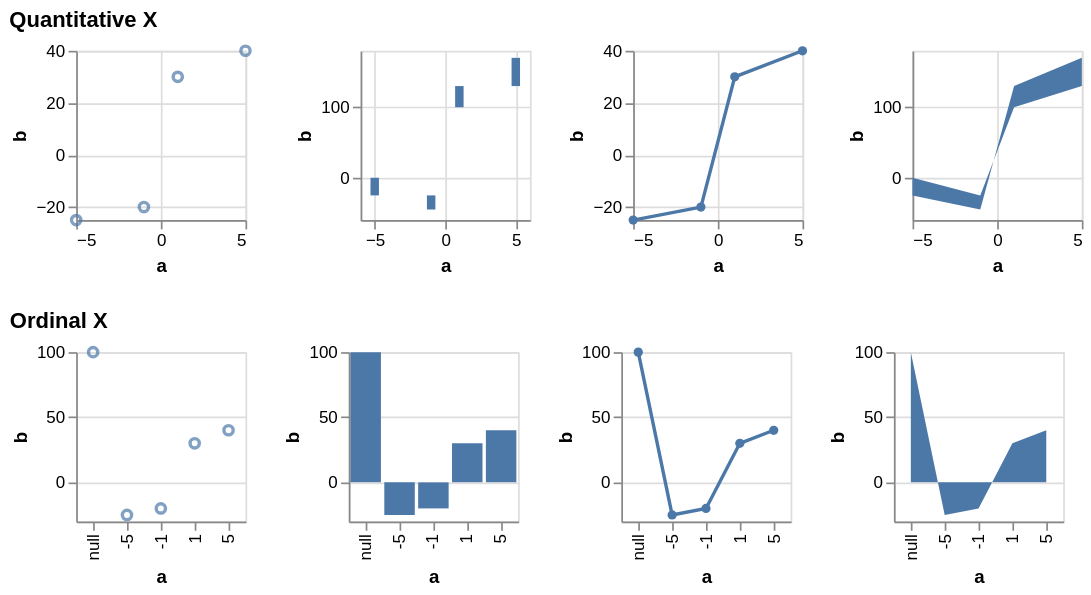

Source (Vega-Lite JSON):
### Vega specification from a JSON file in a GitHub repository (floating-point values rounded to 4 significant figures)
{"$schema": "https://vega.github.io/schema/vega/v5.json", "description": "Testing invalid", "background": "white", "padding": 5, "data": [{"name": "source_0", "values": [{"a": null, "b": 100}, {"a": -10, "b": null}, {"a": -5, "b": -25}, {"a": -1, "b": -20}, {"a": 0, "b": null}, {"a": 1, "b": 30}, {"a": 5, "b": 40}, {"a": 10, "b": null}]}, {"name": "data_0", "source": "source_0", "transform": [{"type": "formula", "expr": "toNumber(datum[\"a\"])", "as": "a"}]}, {"name": "data_1", "source": "data_0", "transform": [{"type": "filter", "expr": "isValid(datum[\"a\"]) && isFinite(+datum[\"a\"]) && isValid(datum[\"b\"]) && isFinite(+datum[\"b\"])"}]}, {"name": "data_2", "source": "data_0", "transform": [{"type": "stack", "groupby": [], "field": "b", "sort": {"field": [], "order": []}, "as": ["b_start", "b_end"], "offset": "zero"}, {"type": "filter", "expr": "isValid(datum[\"a\"]) && isFinite(+datum[\"a\"]) && isValid(datum[\"b\"]) && isFinite(+datum[\"b\"])"}]}, {"name": "data_3", "source": "data_0", "transform": [{"type": "stack", "groupby": [], "field": "b", "sort": {"field": [], "order": []}, "as": ["b_start", "b_end"], "offset": "zero"}, {"type": "filter", "expr": "isValid(datum[\"a\"]) && isFinite(+datum[\"a\"]) && isValid(datum[\"b\"]) && isFinite(+datum[\"b\"])"}]}, {"name": "data_4", "source": "data_0", "transform": [{"type": "filter", "expr": "isValid(datum[\"b\"]) && isFinite(+datum[\"b\"])"}]}, {"name": "data_5", "source": "data_0", "transform": [{"type": "stack", "groupby": ["a"], "field": "b", "sort": {"field": [], "order": []}, "as": ["b_start", "b_end"], "offset": "zero"}, {"type": "filter", "expr": "isValid(datum[\"b\"]) && isFinite(+datum[\"b\"])"}]}, {"name": "data_6", "source": "data_0", "transform": [{"type": "impute", "field": "b", "groupby": [], "key": "a", "method": "value", "value": 0}, {"type": "stack", "groupby": ["a"], "field": "b", "sort": {"field": [], "order": []}, "as": ["b_start", "b_end"], "offset": "zero"}, {"type": "filter", "expr": "isValid(datum[\"b\"]) && isFinite(+datum[\"b\"])"}]}], "signals": [{"name": "childHeight", "value": 100}, {"name": "concat_0_childWidth", "value": 100}, {"name": "concat_1_childWidth", "value": 100}], "layout": {"padding": 20, "columns": 1, "bounds": "full", "align": "each"}, "marks": [{"type": "group", "name": "concat_0_group", "title": {"text": "Quantitative X", "anchor": "start"}, "layout": {"padding": 20, "bounds": "full", "align": "each"}, "marks": [{"type": "group", "name": "concat_0_concat_0_group", "style": "cell", "encode": {"update": {"width": {"signal": "concat_0_childWidth"}, "height": {"signal": "childHeight"}}}, "marks": [{"name": "concat_0_concat_0_marks", "type": "symbol", "style": ["point"], "from": {"data": "data_1"}, "encode": {"update": {"opacity": {"value": 0.7}, "fill": {"value": "transparent"}, "stroke": {"value": "#4c78a8"}, "tooltip": {"signal": "{\"a\": format(datum[\"a\"], \"\"), \"b\": format(datum[\"b\"], \"\")}"}, "ariaRoleDescription": {"value": "point"}, "description": {"signal": "\"a: \" + (format(datum[\"a\"], \"\")) + \"; b: \" + (format(datum[\"b\"], \"\"))"}, "x": {"scale": "concat_0_concat_0_x", "field": "a"}, "y": {"scale": "concat_0_concat_0_y", "field": "b"}}}}], "axes": [{"scale": "concat_0_concat_0_x", "orient": "bottom", "gridScale": "concat_0_concat_0_y", "grid": true, "tickCount": {"signal": "ceil(concat_0_childWidth/40)"}, "domain": false, "labels": false, "aria": false, "maxExtent": 0, "minExtent": 0, "ticks": false, "zindex": 0}, {"scale": "concat_0_concat_0_y", "orient": "left", "gridScale": "concat_0_concat_0_x", "grid": true, "tickCount": {"signal": "ceil(childHeight/40)"}, "domain": false, "labels": false, "aria": false, "maxExtent": 0, "minExtent": 0, "ticks": false, "zindex": 0}, {"scale": "concat_0_concat_0_x", "orient": "bottom", "grid": false, "title": "a", "labelFlush": true, "labelOverlap": true, "tickCount": {"signal": "ceil(concat_0_childWidth/40)"}, "zindex": 0}, {"scale": "concat_0_concat_0_y", "orient": "left", "grid": false, "title": "b", "labelOverlap": true, "tickCount": {"signal": "ceil(childHeight/40)"}, "zindex": 0}]}, {"type": "group", "name": "concat_0_concat_1_group", "style": "cell", "encode": {"update": {"width": {"signal": "concat_0_childWidth"}, "height": {"signal": "childHeight"}}}, "marks": [{"name": "concat_0_concat_1_marks", "type": "rect", "style": ["bar"], "from": {"data": "data_2"}, "encode": {"update": {"fill": {"value": "#4c78a8"}, "tooltip": {"signal": "{\"a\": format(datum[\"a\"], \"\"), \"b\": format(datum[\"b\"], \"\")}"}, "ariaRoleDescription": {"value": "bar"}, "description": {"signal": "\"a: \" + (format(datum[\"a\"], \"\")) + \"; b: \" + (format(datum[\"b\"], \"\"))"}, "xc": {"scale": "concat_0_concat_1_x", "field": "a"}, "width": {"value": 5}, "y": {"scale": "concat_0_concat_1_y", "field": "b_end"}, "y2": {"scale": "concat_0_concat_1_y", "field": "b_start"}}}}], "axes": [{"scale": "concat_0_concat_1_x", "orient": "bottom", "gridScale": "concat_0_concat_1_y", "grid": true, "tickCount": {"signal": "ceil(concat_0_childWidth/40)"}, "domain": false, "labels": false, "aria": false, "maxExtent": 0, "minExtent": 0, "ticks": false, "zindex": 0}, {"scale": "concat_0_concat_1_y", "orient": "left", "gridScale": "concat_0_concat_1_x", "grid": true, "tickCount": {"signal": "ceil(childHeight/40)"}, "domain": false, "labels": false, "aria": false, "maxExtent": 0, "minExtent": 0, "ticks": false, "zindex": 0}, {"scale": "concat_0_concat_1_x", "orient": "bottom", "grid": false, "title": "a", "labelFlush": true, "labelOverlap": true, "tickCount": {"signal": "ceil(concat_0_childWidth/40)"}, "zindex": 0}, {"scale": "concat_0_concat_1_y", "orient": "left", "grid": false, "title": "b", "labelOverlap": true, "tickCount": {"signal": "ceil(childHeight/40)"}, "zindex": 0}]}, {"type": "group", "name": "concat_0_concat_2_group", "style": "cell", "encode": {"update": {"width": {"signal": "concat_0_childWidth"}, "height": {"signal": "childHeight"}}}, "marks": [{"name": "concat_0_concat_2_layer_0_marks", "type": "line", "style": ["line"], "sort": {"field": "x"}, "from": {"data": "data_1"}, "encode": {"update": {"stroke": {"value": "#4c78a8"}, "tooltip": {"signal": "{\"a\": format(datum[\"a\"], \"\"), \"b\": format(datum[\"b\"], \"\")}"}, "description": {"signal": "\"a: \" + (format(datum[\"a\"], \"\")) + \"; b: \" + (format(datum[\"b\"], \"\"))"}, "x": {"scale": "concat_0_concat_2_x", "field": "a"}, "y": {"scale": "concat_0_concat_2_y", "field": "b"}}}}, {"name": "concat_0_concat_2_layer_1_marks", "type": "symbol", "style": ["point"], "from": {"data": "data_1"}, "encode": {"update": {"opacity": {"value": 1}, "fill": {"value": "#4c78a8"}, "tooltip": {"signal": "{\"a\": format(datum[\"a\"], \"\"), \"b\": format(datum[\"b\"], \"\")}"}, "ariaRoleDescription": {"value": "point"}, "description": {"signal": "\"a: \" + (format(datum[\"a\"], \"\")) + \"; b: \" + (format(datum[\"b\"], \"\"))"}, "x": {"scale": "concat_0_concat_2_x", "field": "a"}, "y": {"scale": "concat_0_concat_2_y", "field": "b"}}}}], "axes": [{"scale": "concat_0_concat_2_x", "orient": "bottom", "gridScale": "concat_0_concat_2_y", "grid": true, "tickCount": {"signal": "ceil(concat_0_childWidth/40)"}, "domain": false, "labels": false, "aria": false, "maxExtent": 0, "minExtent": 0, "ticks": false, "zindex": 0}, {"scale": "concat_0_concat_2_y", "orient": "left", "gridScale": "concat_0_concat_2_x", "grid": true, "tickCount": {"signal": "ceil(childHeight/40)"}, "domain": false, "labels": false, "aria": false, "maxExtent": 0, "minExtent": 0, "ticks": false, "zindex": 0}, {"scale": "concat_0_concat_2_x", "orient": "bottom", "grid": false, "title": "a", "labelFlush": true, "labelOverlap": true, "tickCount": {"signal": "ceil(concat_0_childWidth/40)"}, "zindex": 0}, {"scale": "concat_0_concat_2_y", "orient": "left", "grid": false, "title": "b", "labelOverlap": true, "tickCount": {"signal": "ceil(childHeight/40)"}, "zindex": 0}]}, {"type": "group", "name": "concat_0_concat_3_group", "style": "cell", "encode": {"update": {"width": {"signal": "concat_0_childWidth"}, "height": {"signal": "childHeight"}}}, "marks": [{"name": "concat_0_concat_3_marks", "type": "area", "style": ["area"], "sort": {"field": "x"}, "from": {"data": "data_3"}, "encode": {"update": {"orient": {"value": "vertical"}, "fill": {"value": "#4c78a8"}, "tooltip": {"signal": "{\"a\": format(datum[\"a\"], \"\"), \"b\": format(datum[\"b\"], \"\")}"}, "description": {"signal": "\"a: \" + (format(datum[\"a\"], \"\")) + \"; b: \" + (format(datum[\"b\"], \"\"))"}, "x": {"scale": "concat_0_concat_3_x", "field": "a"}, "y": {"scale": "concat_0_concat_3_y", "field": "b_end"}, "y2": {"scale": "concat_0_concat_3_y", "field": "b_start"}}}}], "axes": [{"scale": "concat_0_concat_3_x", "orient": "bottom", "gridScale": "concat_0_concat_3_y", "grid": true, "tickCount": {"signal": "ceil(concat_0_childWidth/40)"}, "domain": false, "labels": false, "aria": false, "maxExtent": 0, "minExtent": 0, "ticks": false, "zindex": 0}, {"scale": "concat_0_concat_3_y", "orient": "left", "gridScale": "concat_0_concat_3_x", "grid": true, "tickCount": {"signal": "ceil(childHeight/40)"}, "domain": false, "labels": false, "aria": false, "maxExtent": 0, "minExtent": 0, "ticks": false, "zindex": 0}, {"scale": "concat_0_concat_3_x", "orient": "bottom", "grid": false, "title": "a", "labelFlush": true, "labelOverlap": true, "tickCount": {"signal": "ceil(concat_0_childWidth/40)"}, "zindex": 0}, {"scale": "concat_0_concat_3_y", "orient": "left", "grid": false, "title": "b", "labelOverlap": true, "tickCount": {"signal": "ceil(childHeight/40)"}, "zindex": 0}]}]}, {"type": "group", "name": "concat_1_group", "title": {"text": "Ordinal X", "anchor": "start"}, "layout": {"padding": 20, "bounds": "full", "align": "each"}, "marks": [{"type": "group", "name": "concat_1_concat_0_group", "style": "cell", "encode": {"update": {"width": {"signal": "concat_1_childWidth"}, "height": {"signal": "childHeight"}}}, "marks": [{"name": "concat_1_concat_0_marks", "type": "symbol", "style": ["point"], "from": {"data": "data_4"}, "encode": {"update": {"opacity": {"value": 0.7}, "fill": {"value": "transparent"}, "stroke": {"value": "#4c78a8"}, "tooltip": {"signal": "{\"a\": isValid(datum[\"a\"]) ? datum[\"a\"] : \"\"+datum[\"a\"], \"b\": format(datum[\"b\"], \"\")}"}, "ariaRoleDescription": {"value": "point"}, "description": {"signal": "\"a: \" + (isValid(datum[\"a\"]) ? datum[\"a\"] : \"\"+datum[\"a\"]) + \"; b: \" + (format(datum[\"b\"], \"\"))"}, "x": {"scale": "concat_1_concat_0_x", "field": "a"}, "y": {"scale": "concat_1_concat_0_y", "field": "b"}}}}], "axes": [{"scale": "concat_1_concat_0_y", "orient": "left", "gridScale": "concat_1_concat_0_x", "grid": true, "tickCount": {"signal": "ceil(childHeight/40)"}, "domain": false, "labels": false, "aria": false, "maxExtent": 0, "minExtent": 0, "ticks": false, "zindex": 0}, {"scale": "concat_1_concat_0_x", "orient": "bottom", "grid": false, "title": "a", "labelAlign": "right", "labelAngle": 270, "labelBaseline": "middle", "zindex": 0}, {"scale": "concat_1_concat_0_y", "orient": "left", "grid": false, "title": "b", "labelOverlap": true, "tickCount": {"signal": "ceil(childHeight/40)"}, "zindex": 0}]}, {"type": "group", "name": "concat_1_concat_1_group", "style": "cell", "encode": {"update": {"width": {"signal": "concat_1_childWidth"}, "height": {"signal": "childHeight"}}}, "marks": [{"name": "concat_1_concat_1_marks", "type": "rect", "style": ["bar"], "from": {"data": "data_5"}, "encode": {"update": {"fill": {"value": "#4c78a8"}, "tooltip": {"signal": "{\"a\": isValid(datum[\"a\"]) ? datum[\"a\"] : \"\"+datum[\"a\"], \"b\": format(datum[\"b\"], \"\")}"}, "ariaRoleDescription": {"value": "bar"}, "description": {"signal": "\"a: \" + (isValid(datum[\"a\"]) ? datum[\"a\"] : \"\"+datum[\"a\"]) + \"; b: \" + (format(datum[\"b\"], \"\"))"}, "x": {"scale": "concat_1_concat_1_x", "field": "a"}, "width": {"signal": "max(0.25, bandwidth('concat_1_concat_1_x'))"}, "y": {"scale": "concat_1_concat_1_y", "field": "b_end"}, "y2": {"scale": "concat_1_concat_1_y", "field": "b_start"}}}}], "axes": [{"scale": "concat_1_concat_1_y", "orient": "left", "gridScale": "concat_1_concat_1_x", "grid": true, "tickCount": {"signal": "ceil(childHeight/40)"}, "domain": false, "labels": false, "aria": false, "maxExtent": 0, "minExtent": 0, "ticks": false, "zindex": 0}, {"scale": "concat_1_concat_1_x", "orient": "bottom", "grid": false, "title": "a", "labelAlign": "right", "labelAngle": 270, "labelBaseline": "middle", "zindex": 0}, {"scale": "concat_1_concat_1_y", "orient": "left", "grid": false, "title": "b", "labelOverlap": true, "tickCount": {"signal": "ceil(childHeight/40)"}, "zindex": 0}]}, {"type": "group", "name": "concat_1_concat_2_group", "style": "cell", "encode": {"update": {"width": {"signal": "concat_1_childWidth"}, "height": {"signal": "childHeight"}}}, "marks": [{"name": "concat_1_concat_2_layer_0_marks", "type": "line", "style": ["line"], "sort": {"field": "x"}, "from": {"data": "data_4"}, "encode": {"update": {"stroke": {"value": "#4c78a8"}, "tooltip": {"signal": "{\"a\": isValid(datum[\"a\"]) ? datum[\"a\"] : \"\"+datum[\"a\"], \"b\": format(datum[\"b\"], \"\")}"}, "description": {"signal": "\"a: \" + (isValid(datum[\"a\"]) ? datum[\"a\"] : \"\"+datum[\"a\"]) + \"; b: \" + (format(datum[\"b\"], \"\"))"}, "x": {"scale": "concat_1_concat_2_x", "field": "a"}, "y": {"scale": "concat_1_concat_2_y", "field": "b"}}}}, {"name": "concat_1_concat_2_layer_1_marks", "type": "symbol", "style": ["point"], "from": {"data": "data_4"}, "encode": {"update": {"opacity": {"value": 1}, "fill": {"value": "#4c78a8"}, "tooltip": {"signal": "{\"a\": isValid(datum[\"a\"]) ? datum[\"a\"] : \"\"+datum[\"a\"], \"b\": format(datum[\"b\"], \"\")}"}, "ariaRoleDescription": {"value": "point"}, "description": {"signal": "\"a: \" + (isValid(datum[\"a\"]) ? datum[\"a\"] : \"\"+datum[\"a\"]) + \"; b: \" + (format(datum[\"b\"], \"\"))"}, "x": {"scale": "concat_1_concat_2_x", "field": "a"}, "y": {"scale": "concat_1_concat_2_y", "field": "b"}}}}], "axes": [{"scale": "concat_1_concat_2_y", "orient": "left", "gridScale": "concat_1_concat_2_x", "grid": true, "tickCount": {"signal": "ceil(childHeight/40)"}, "domain": false, "labels": false, "aria": false, "maxExtent": 0, "minExtent": 0, "ticks": false, "zindex": 0}, {"scale": "concat_1_concat_2_x", "orient": "bottom", "grid": false, "title": "a", "labelAlign": "right", "labelAngle": 270, "labelBaseline": "middle", "zindex": 0}, {"scale": "concat_1_concat_2_y", "orient": "left", "grid": false, "title": "b", "labelOverlap": true, "tickCount": {"signal": "ceil(childHeight/40)"}, "zindex": 0}]}, {"type": "group", "name": "concat_1_concat_3_group", "style": "cell", "encode": {"update": {"width": {"signal": "concat_1_childWidth"}, "height": {"signal": "childHeight"}}}, "marks": [{"name": "concat_1_concat_3_marks", "type": "area", "style": ["area"], "sort": {"field": "x"}, "from": {"data": "data_6"}, "encode": {"update": {"orient": {"value": "vertical"}, "fill": {"value": "#4c78a8"}, "tooltip": {"signal": "{\"a\": isValid(datum[\"a\"]) ? datum[\"a\"] : \"\"+datum[\"a\"], \"b\": format(datum[\"b\"], \"\")}"}, "description": {"signal": "\"a: \" + (isValid(datum[\"a\"]) ? datum[\"a\"] : \"\"+datum[\"a\"]) + \"; b: \" + (format(datum[\"b\"], \"\"))"}, "x": {"scale": "concat_1_concat_3_x", "field": "a"}, "y": {"scale": "concat_1_concat_3_y", "field": "b_end"}, "y2": {"scale": "concat_1_concat_3_y", "field": "b_start"}}}}], "axes": [{"scale": "concat_1_concat_3_y", "orient": "left", "gridScale": "concat_1_concat_3_x", "grid": true, "tickCount": {"signal": "ceil(childHeight/40)"}, "domain": false, "labels": false, "aria": false, "maxExtent": 0, "minExtent": 0, "ticks": false, "zindex": 0}, {"scale": "concat_1_concat_3_x", "orient": "bottom", "grid": false, "title": "a", "labelAlign": "right", "labelAngle": 270, "labelBaseline": "middle", "zindex": 0}, {"scale": "concat_1_concat_3_y", "orient": "left", "grid": false, "title": "b", "labelOverlap": true, "tickCount": {"signal": "ceil(childHeight/40)"}, "zindex": 0}]}]}], "scales": [{"name": "concat_0_concat_0_x", "type": "linear", "domain": {"data": "data_1", "field": "a"}, "range": [0, {"signal": "concat_0_childWidth"}], "nice": true, "zero": true}, {"name": "concat_0_concat_0_y", "type": "linear", "domain": {"data": "data_1", "field": "b"}, "range": [{"signal": "childHeight"}, 0], "nice": true, "zero": true}, {"name": "concat_0_concat_1_x", "type": "linear", "domain": {"data": "data_2", "field": "a"}, "range": [0, {"signal": "concat_0_childWidth"}], "nice": true, "zero": false, "padding": 5}, {"name": "concat_0_concat_1_y", "type": "linear", "domain": {"data": "data_2", "fields": ["b_start", "b_end"]}, "range": [{"signal": "childHeight"}, 0], "nice": true, "zero": true}, {"name": "concat_0_concat_2_x", "type": "linear", "domain": {"data": "data_1", "field": "a"}, "range": [0, {"signal": "concat_0_childWidth"}], "nice": true, "zero": false}, {"name": "concat_0_concat_2_y", "type": "linear", "domain": {"data": "data_1", "field": "b"}, "range": [{"signal": "childHeight"}, 0], "nice": true, "zero": true}, {"name": "concat_0_concat_3_x", "type": "linear", "domain": {"data": "data_3", "field": "a"}, "range": [0, {"signal": "concat_0_childWidth"}], "nice": true, "zero": false}, {"name": "concat_0_concat_3_y", "type": "linear", "domain": {"data": "data_3", "fields": ["b_start", "b_end"]}, "range": [{"signal": "childHeight"}, 0], "nice": true, "zero": true}, {"name": "concat_1_concat_0_x", "type": "point", "domain": {"data": "data_4", "field": "a", "sort": true}, "range": [0, {"signal": "concat_1_childWidth"}], "padding": 0.5}, {"name": "concat_1_concat_0_y", "type": "linear", "domain": {"data": "data_4", "field": "b"}, "range": [{"signal": "childHeight"}, 0], "nice": true, "zero": true}, {"name": "concat_1_concat_1_x", "type": "band", "domain": {"data": "data_5", "field": "a", "sort": true}, "range": [0, {"signal": "concat_1_childWidth"}], "paddingInner": 0.1, "paddingOuter": 0.05}, {"name": "concat_1_concat_1_y", "type": "linear", "domain": {"data": "data_5", "fields": ["b_start", "b_end"]}, "range": [{"signal": "childHeight"}, 0], "nice": true, "zero": true}, {"name": "concat_1_concat_2_x", "type": "point", "domain": {"data": "data_4", "field": "a", "sort": true}, "range": [0, {"signal": "concat_1_childWidth"}], "padding": 0.5}, {"name": "concat_1_concat_2_y", "type": "linear", "domain": {"data": "data_4", "field": "b"}, "range": [{"signal": "childHeight"}, 0], "nice": true, "zero": true}, {"name": "concat_1_concat_3_x", "type": "point", "domain": {"data": "data_6", "field": "a", "sort": true}, "range": [0, {"signal": "concat_1_childWidth"}], "padding": 0.5}, {"name": "concat_1_concat_3_y", "type": "linear", "domain": {"data": "data_6", "fields": ["b_start", "b_end"]}, "range": [{"signal": "childHeight"}, 0], "nice": true, "zero": true}], "config": {"mark": {"tooltip": true}}}
